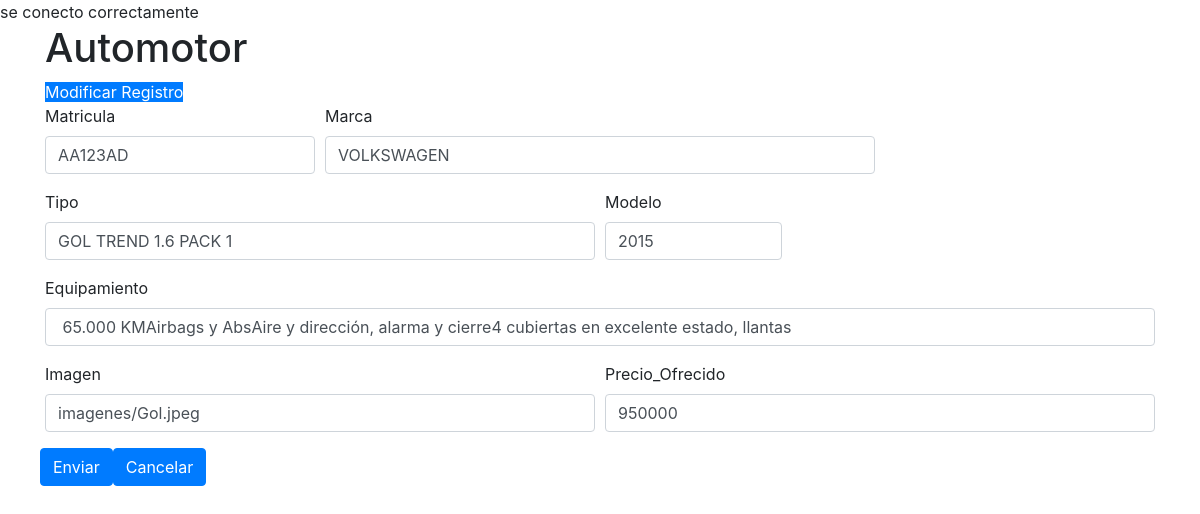
Page /borradores/modificar.php?id=101 on the committed database.
### tables this page shows
CREATE TABLE `automotor` (
  `id_automotor` int(5) NOT NULL,
  `matricula` varchar(15) NOT NULL,
  `marca` varchar(25) NOT NULL,
  `tipo` varchar(40) NOT NULL,
  `modelo` year(4) NOT NULL,
  `equipamiento` text NOT NULL,
  `imagen` varchar(100) NOT NULL,
  `precio_ofrecido` int(15) NOT NULL,
  `condicion` varchar(10) NOT NULL
);

### borradores/modificar.php (the view, shortened to what this page needs)
<?php
require 'conexion.php';
$id = $_GET['id'];
$sql = "SELECT * FROM automotor WHERE id_automotor= '$id'";
$resultado = mysqli_query($conectar, $sql);
$row = mysqli_fetch_array($resultado);
?>
<!doctype html>
<html lang="es">
  <head>
    <link rel="stylesheet" href="https://cdn.jsdelivr.net/npm/bootstrap@4.5.3/dist/css/bootstrap.min.css">
  </head>
  <body>
    <div class="container">
    <div class="row">
        <div class="col ">
            <h1>Automotor</h1>
        </div>
    </div>
    <div class="row">
        <div class="col ">
            <a class="btn-primary" href="nuevo.php">Modificar Registro</a>
        </div>
    </div>
    <form action="actualizar.php" method="POST">
  <div class="form-row">
  <div class="form-group col-3">
    <label for="inputName">Matricula</label>
    <input type="text" name="matricula" value="<?php echo $row['matricula'];?>" class="form-control" id="inputName" placeholder="matricula">
  </div>
  <div class="form-group col-6">
    <label for="inputMarca">Marca</label>
    <input type="text" name="marca" value="<?php echo $row['marca'];?>" class="form-control" id="inputMarca" placeholder="marca">
  </div>
  <div class="form-group col-md-6">
      <label for="inputTipo">Tipo</label>
      <input type="text" name="tipo" value="<?php echo $row['tipo'];?>" class="form-control" id="inputTipo" placeholder="tipo">
  </div>
  <div class="form-group col-md-2">
    <label for="inputModelo">Modelo</label>
    <input type="int" name="modelo" value="<?php echo $row['modelo'];?>" class="form-control" id="inputModelo" placeholder="modelo">
  </div>
  <div class="form-group col-md-12">
    <label for="inputEquip">Equipamiento</label>
    <input type="text" name="equipamiento"  value="<?php echo $row['equipamiento'];?>" class="form-control" id="inputEquip" placeholder="equipamiento">
  </div>
  <div class="form-group col-md-6">
    <label for="inputImagen">Imagen</label>
    <input type="text" name="imagen" value="<?php echo $row['imagen'];?>" class="form-control" id="inputImagen" placeholder="imagen">
  </div>
  <div class="form-group col-md-6">
    <label for="inputOfrecido">Precio_Ofrecido</label>
    <input type="text" name="precio_ofrecido" class="form-control" value="<?php echo $row['precio_ofrecido'];?>" id="inputOfrecido" placeholder="precio_ofrecido">
  </div>
  <button type="submit" class="btn btn-primary">Enviar</button>
  <button type="reset" class="btn btn-primary">Cancelar</button>
</form>
    </div>
  </body>
</html>

### rows in the picture
automotor: matricula "AA123AD", marca "VOLKSWAGEN", tipo "GOL TREND 1.6 PACK 1", modelo "2015", equipamiento "65.000 KMAirbags y AbsAire y dirección, alarma y cierre4 cubiertas en excelente estado, llantas", imagen "imagenes/Gol.jpeg", precio_ofrecido "950000"
